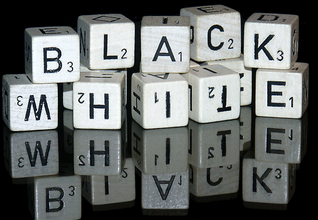
#> input picture CV and IP/ImgData/input/bw.png, 318 x 220 px, found by its file name
$ python threshold.py
#> lines starting #> are read from the running program, lines starting #| are printed output that depends on the picture; after the words box and inside, x2 and y2 are one past the last pixel; in counts of white or black regions, pixels touching at a corner belong together
import cv2 as cv
import numpy as np
from matplotlib import pyplot as plt


#Image thresholding is used to convert an image to a binary image. If a pixel value is greater than a threshold, it is converted to white, otherwise it is converted to black. Here, we have discussed simple as well as adaptive thresholding.
"""
img = cv.imread("D:\\ImgData\\input\\grad.jpg")

#threshold method takes four arguments:
#1. image
#2. threshold value
#3. maxVal
#4. threshold type

#Below are images for all the threshold types.
__, img1 = cv.threshold(img, 100, 255, cv.THRESH_BINARY)
__, img2 = cv.threshold(img, 100, 255, cv.THRESH_BINARY_INV)
__, img3 = cv.threshold(img, 100, 255, cv.THRESH_TRUNC)
__, img4 = cv.threshold(img, 100, 255, cv.THRESH_TOZERO)
__, img5 = cv.threshold(img, 100, 255, cv.THRESH_TOZERO_INV)


titles = ['original', 'binary', 'binary_inv', 'trunc', 'to_zero', 'to_zero_inv']
images = [img, img1, img2, img3, img4, img5]

for i in range(6):
    plt.subplot(2,3, i+1), plt.imshow(images[i], 'gray')
    plt.title(titles[i])
    plt.xticks([]), plt.yticks([])

plt.show()

#cv.imshow("Image", img5)
#cv.waitKey()
#cv.destroyAllWindows
"""

#Adaptive Thresholding - This method is used to convert an image to binary image. It is useful when the image is not of uniform intensity.

img = cv.imread("D:\\ImgData\\input\\bw.png")
#> img is the input picture: shape (220, 318, 3); mean B, G, R 106.7, 108, 104.2
img = cv.cvtColor(img, cv.COLOR_BGR2GRAY)
#> img: shape (220, 318)

__, img1 = cv.threshold(img, 127, 255, cv.THRESH_BINARY)
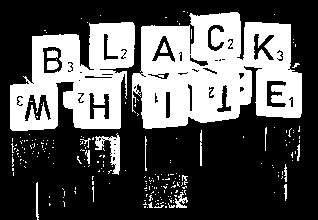
#> img1: shape (220, 318); 33.8% white; 221 white regions (204 under 20 px), largest, box (x1, y1, x2, y2) and area: (132, 12, 302, 129) 13549, (10, 22, 135, 131) 8342, (95, 133, 120, 175) 410

#adaptiveThreshold method takes five arguments:
#1. image
#2. maxValue - This is the value that is assigned to the pixels for which the condition is satisfied.
#3. adaptiveMethod - ADAPTIVE_THRESH_MEAN_C or ADAPTIVE_THRESH_GAUSSIAN_C
#4. thresholdType (BINARY, BINARY_INV, TRUNC, TOZERO, TOZERO_INV)
#5. blockSize (must be odd)
#6. C - Constant subtracted from the mean or weighted mean.
img2 = cv.adaptiveThreshold(img, 255, cv.ADAPTIVE_THRESH_MEAN_C, cv.THRESH_BINARY, 11, 2)
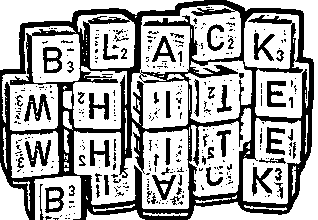
#> img2: shape (220, 318); 66.6% white; 328 black regions (270 under 20 px), largest, box (x1, y1, x2, y2) and area: (0, 0, 314, 220) 16495, (24, 94, 51, 122) 335, (25, 140, 51, 167) 326
img3 = cv.adaptiveThreshold(img, 255, cv.ADAPTIVE_THRESH_GAUSSIAN_C, cv.THRESH_BINARY, 11, 2)
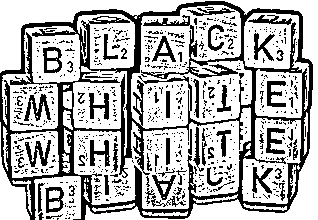
#> img3: shape (220, 318); 69.3% white; 697 black regions (629 under 20 px), largest, box (x1, y1, x2, y2) and area: (0, 1, 313, 220) 12913, (24, 94, 51, 121) 318, (25, 140, 51, 167) 308


#Adding images and corresponding titles to a list and plotting them using matplotlib.
titles = ['original', 'binary', 'adap_mean', 'adap_gaussin']
images = [img, img1, img2, img3]

for i in range(4):
    plt.subplot(2,2, i+1), plt.imshow(images[i], 'gray')
    plt.title(titles[i])
    plt.xticks([]), plt.yticks([])

plt.show()
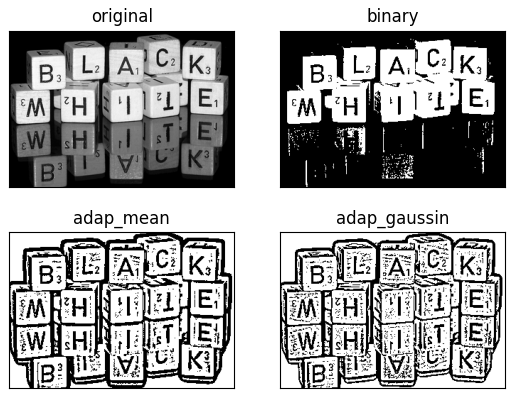
#> figure drawn by matplotlib, 4 panels

#cv.imshow("Image", img3)

#cv.waitKey()
#cv.destroyAllWindows()

$ run again, with CV and IP/ImgData/input/color.png copied over CV and IP/ImgData/input/bw.png
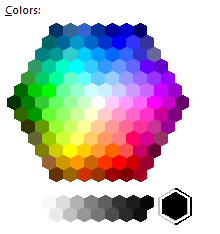
#> input picture CV and IP/ImgData/input/color.png, 220 x 234 px, found by its file name
#> img is the input picture: shape (234, 220, 3); mean B, G, R 195.4, 191, 194.1
#> img: shape (234, 220)
#> `__, img1 = cv.threshold(img, 127, 255, cv.THRESH_BINARY)`:
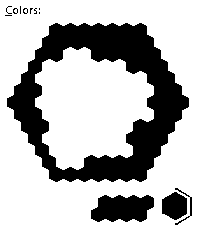
#> img1: shape (234, 220); 74.1% white; 13 black regions (9 under 20 px), largest, box (x1, y1, x2, y2) and area: (7, 23, 189, 182) 11256, (91, 195, 154, 222) 1344, (162, 192, 187, 220) 538, (175, 188, 192, 225) 90
#> img2: shape (234, 220); 74.3% white; 31 black regions (9 under 20 px), largest, box (x1, y1, x2, y2) and area: (7, 23, 189, 182) 7257, (63, 195, 154, 222) 1436, (43, 64, 117, 133) 1014
#> `img3 = cv.adaptiveThreshold(img, 255, cv.ADAPTIVE_THRESH_GAUSSIAN_C, c..`:
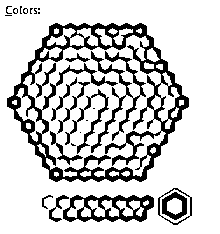
#> img3: shape (234, 220); 79.7% white; 26 black regions (13 under 20 px), largest, box (x1, y1, x2, y2) and area: (7, 23, 189, 182) 6258, (63, 195, 154, 222) 1179, (91, 51, 146, 153) 977

$ run again, with CV and IP/ImgData/input/ediblog.png copied over CV and IP/ImgData/input/bw.png
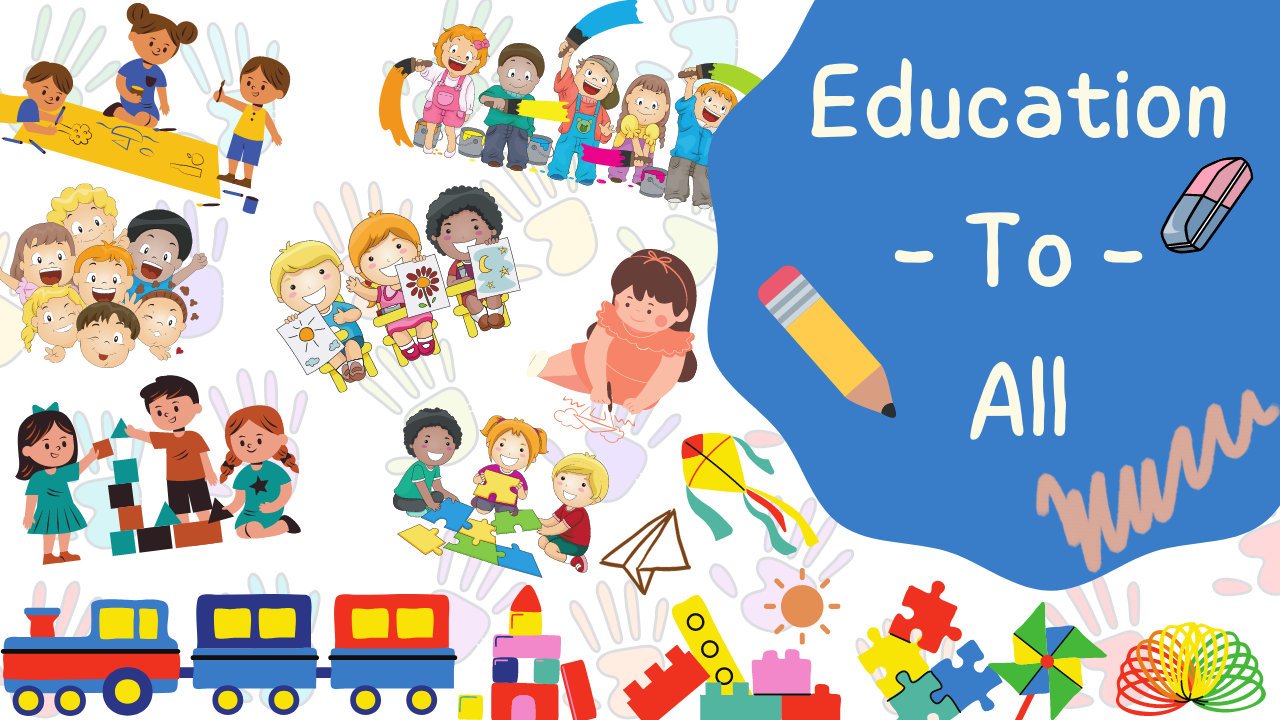
#> input picture CV and IP/ImgData/input/ediblog.png, 1280 x 720 px, found by its file name
#> img is the input picture: shape (720, 1280, 3); mean B, G, R 190.4, 181.6, 172.7
#> img: shape (720, 1280)
#> `__, img1 = cv.threshold(img, 127, 255, cv.THRESH_BINARY)`:
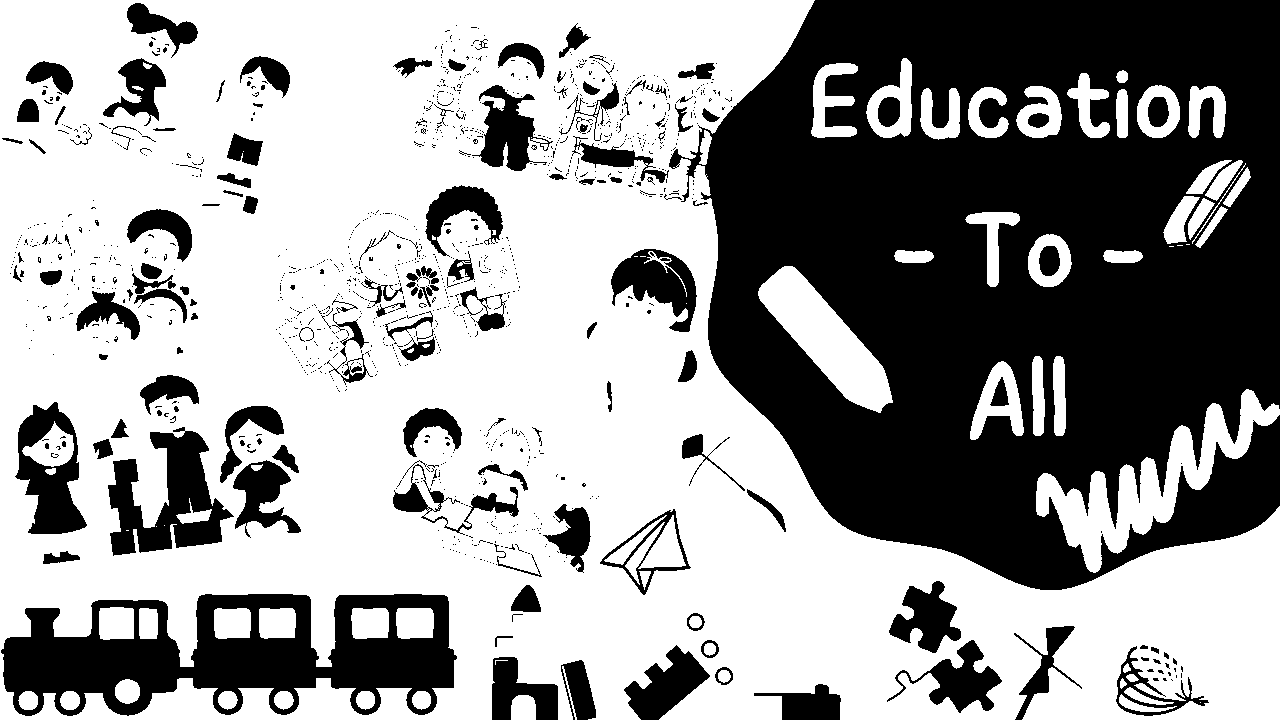
#> img1: shape (720, 1280); 60.9% white; 1255 black regions (1112 under 20 px), largest, box (x1, y1, x2, y2) and area: (669, 0, 1280, 590) 248940, (1, 594, 457, 716) 32124, (108, 427, 234, 556) 7896
#> img2: shape (720, 1280); 79% white; 620 black regions (294 under 20 px), largest, box (x1, y1, x2, y2) and area: (379, 0, 1280, 591) 29376, (393, 249, 697, 578) 16495, (1, 594, 457, 716) 15531
#> `img3 = cv.adaptiveThreshold(img, 255, cv.ADAPTIVE_THRESH_GAUSSIAN_C, c..`:
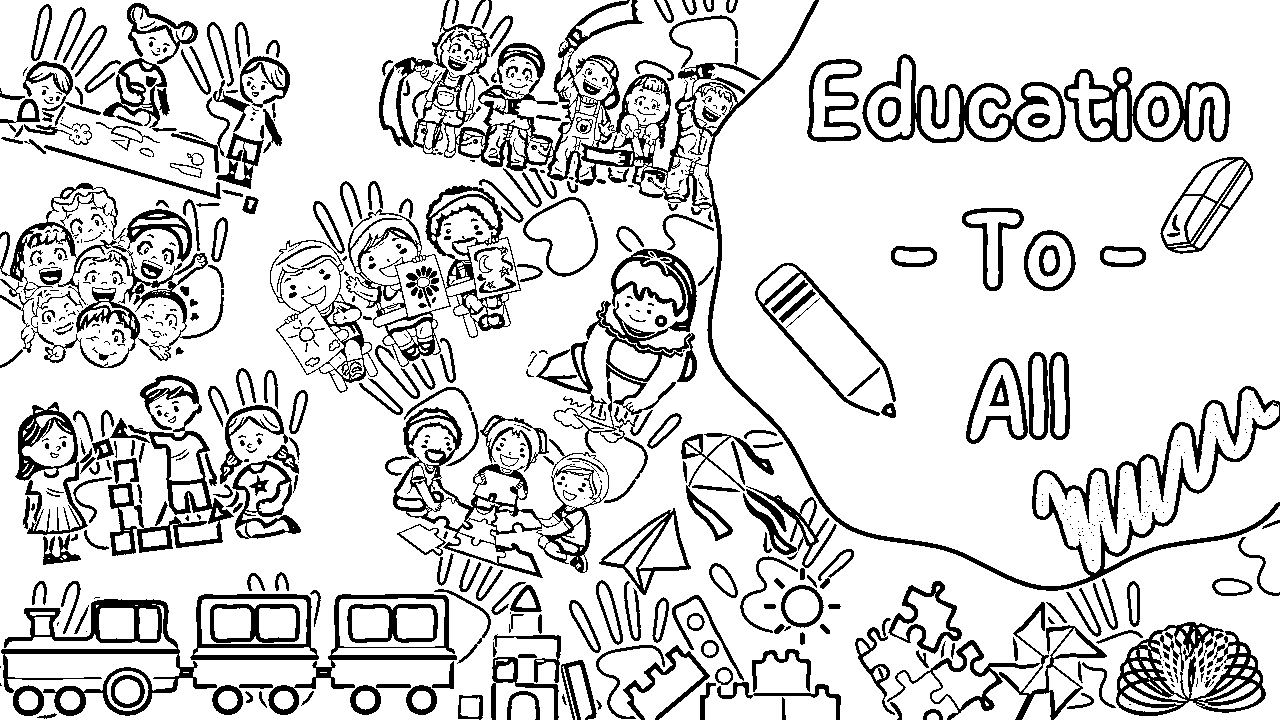
#> img3: shape (720, 1280); 82.7% white; 731 black regions (358 under 20 px), largest, box (x1, y1, x2, y2) and area: (379, 0, 1280, 591) 23679, (536, 249, 697, 503) 6488, (393, 407, 609, 578) 6302
